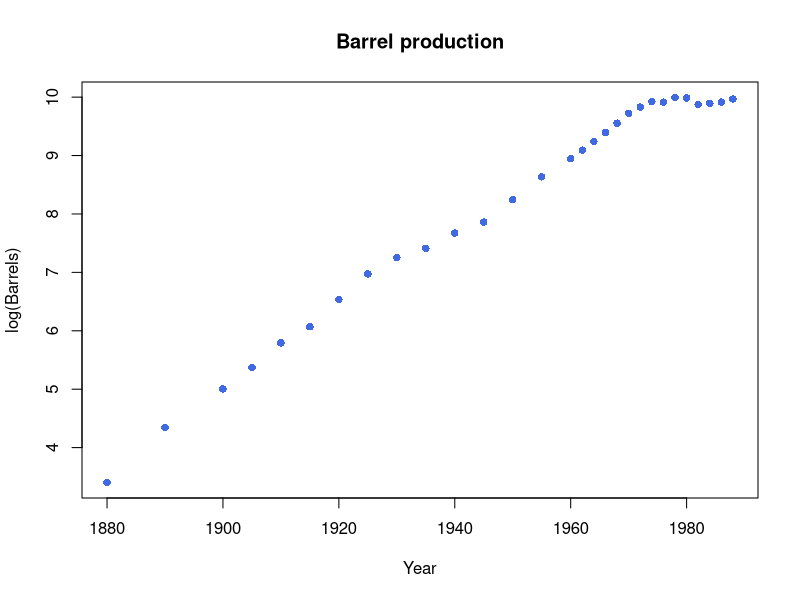
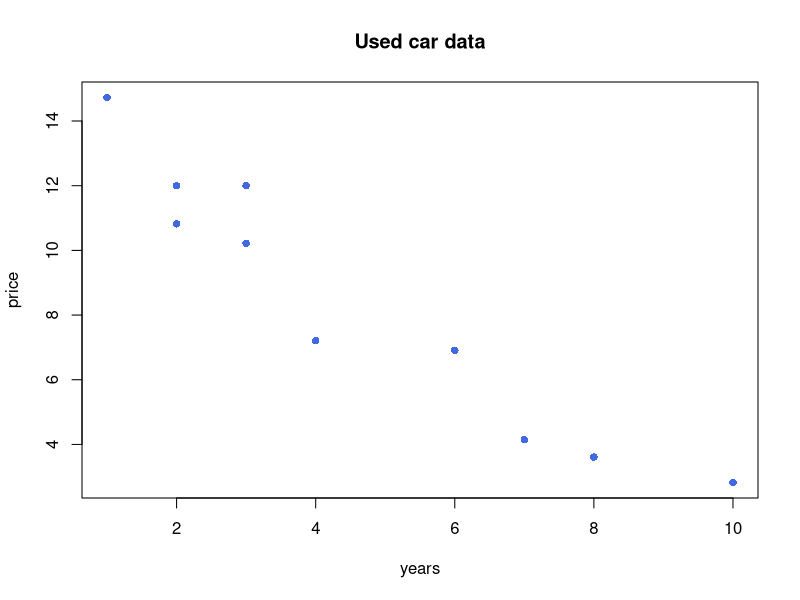

Source code (R) for these figures, in order: (Note: this script raises an error after producing the figures.)
# Set working directory
setwd("/Users/Emilie/Dropbox/Skole/UC3M/Predictive modeling/Data1")

# Install packages
install.packages("openxlsx")

library("openxlsx")

list.files()
crude.oil = read.xlsx('crudeoil.xlsx')


with(crude.oil,plot(Year,log(Barrels), pch = 16,   
                   main = 'Barrel production',
                   col = 'royalblue', lwd = 1.5));  

str(crude.oil)

f = log(Barrels) ~ Year;
ls();
model.oil = lm(f, data=crude.oil)
coef(model.oil)

#######################
# read data 
#######################
setwd("/Users/Emilie/Dropbox/Skole/UC3M/Predictive modeling/Data2")

used.car = read.table('usedcar.txt');
colnames(used.car) = c('price','years');
class(used.car);
str(used.car);
n = dim(used.car)[1];n
View(used.car);

##################################
# plot data 
################################## 

dev.off()

with(used.car,plot(years,price, pch = 16,   
                   main = 'Used car data',
                   col = 'royalblue', lwd = 1.5));  


attr(with(model, coefficients), "names")

intercept = betas[1];
slope = betas[2];

abline(a = intercept, b = slope, lty = '1373', 
       col = 'orangered',
       lwd = 1.5);

# fitted values
fit = with(model,fitted.values);fit

# the true values
with(used.car, price);
with(used.car, years);


####################################
# interpolate several lines visually 
#################################### 

intercept = 12;

slope = -1.;

abline(a = intercept, b = slope, lty = '1373', 
       col = 'mediumseagreen',
       lwd = 1.5);

############################
# Remove significance stars;
############################

options(show.signif.stars = F); 

#############################################################
# Fit of simple linear regression model  
# For writing '~', do 'AltGr + 4 + Space'; 
#############################################################

f = price ~ years; # f: formula

# or simply f = price ~. ;

model = lm(f, data = used.car);  

summary(model); 

str(model); 

str(summary(model));  

#######################
# Standard ANOVA table;
#######################

f = price ~ 1.;

one.sample = lm(f,used.car); 

anova(one.sample,model);

###############
# Model matrix;
###############

model.matrix(model)[,]; # [,] for extraction;

############################################
# Coefficients, fitted values and residuals;
############################################

betas = coef(model);

fit = fitted(model); 

res = residuals(model); 

# standardize residuals
stres = rstandard(model); 

# standarize with student t distribution
studres = rstudent(model); 


par(mfrow = c(2,2));

plot(model,which = c(1:2),
     add.smooth = FALSE, 
     label.id = NULL,
     sub.caption = '', 
     caption = 'residual plots');

library(car);


residualPlots(model, 
              type = 'rstudent',
              tests = F, 
              quadratic = NULL,
              fitted = F); 

#################################################
# Confidence intervals for individual parameters;
#################################################

confint(model, 'years', level = 0.90);

#####################################################################
# Confidence and prediction intervals for specified regressor values;
#####################################################################

predict(model, data.frame(years = 5), 
        se.fit = TRUE, interval = 'confidence', 
        level = 0.95);

